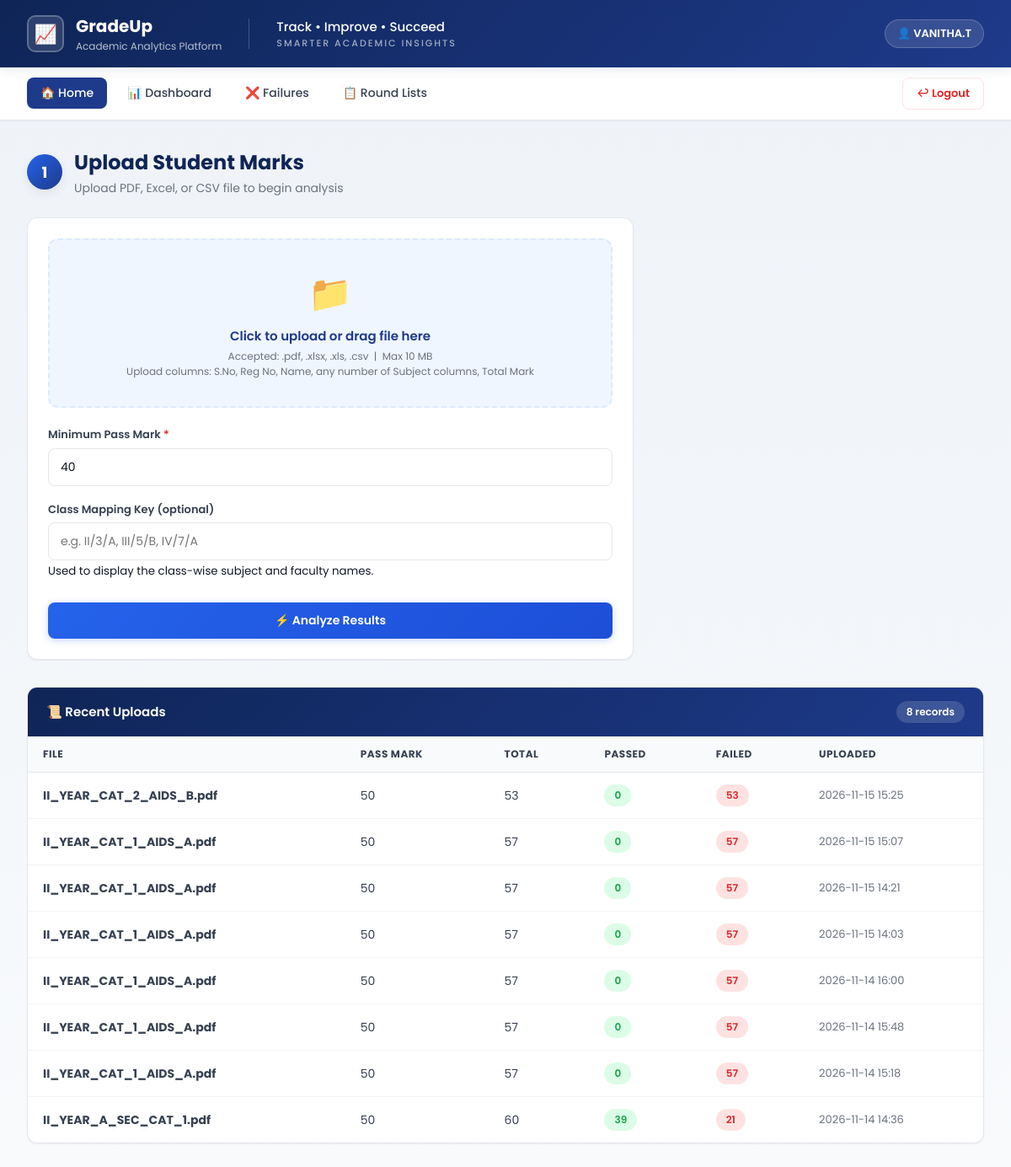
Page / (signed in) on the earlier database version.
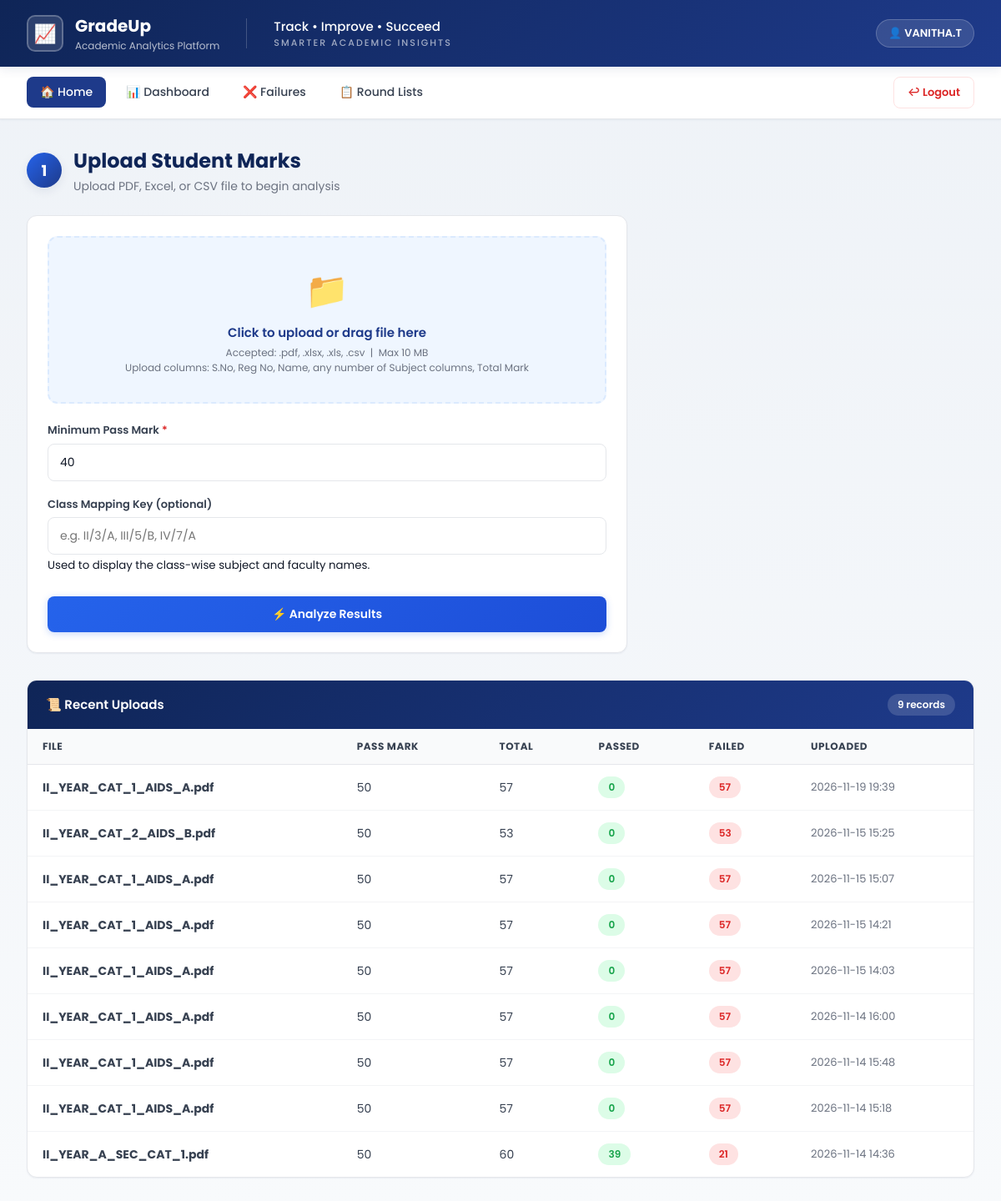
Same page on the later database version.
### tables this page shows
CREATE TABLE users (
            id INTEGER PRIMARY KEY AUTOINCREMENT,
            full_name TEXT NOT NULL,
            email TEXT UNIQUE NOT NULL,
            department TEXT,
            password_hash TEXT NOT NULL,
            created_at TEXT NOT NULL
        );

CREATE TABLE uploads (
            id INTEGER PRIMARY KEY AUTOINCREMENT,
            user_id INTEGER,
            filename TEXT NOT NULL,
            pass_mark INTEGER NOT NULL,
            uploaded_at TEXT NOT NULL,
            total_students INTEGER,
            passed INTEGER,
            failed INTEGER,
            FOREIGN KEY (user_id) REFERENCES users(id)
        );

### app.py (the view)
@app.route("/")
@login_required
def index():
    return render_template("index.html", history=get_history(current_user.id))

### auth.py (called while the page is built)
@login_manager.user_loader
def load_user(user_id):
    data = get_user_by_id(int(user_id))
    return User(data) if data else None

### database.py (called while the page is built)
def get_conn():
    conn = sqlite3.connect(DB_PATH)
    conn.row_factory = sqlite3.Row
    return conn

def get_user_by_id(user_id):
    conn = get_conn()
    c = conn.cursor()
    c.execute("SELECT * FROM users WHERE id = ?", (user_id,))
    row = c.fetchone()
    conn.close()
    return dict(row) if row else None

def get_history(user_id):
    conn = get_conn()
    c = conn.cursor()
    c.execute("""
        SELECT * FROM uploads WHERE user_id = ?
        ORDER BY id DESC LIMIT 20
    """, (user_id,))
    rows = [dict(r) for r in c.fetchall()]
    conn.close()
    return rows

### templates/index.html (shortened to what this page needs)
{% extends "base.html" %}
{% block content %}
<div class="container">
    <div class="page-title">
        <div class="step-badge">1</div>
        <div>
            <h2>Upload Student Marks</h2>
            <p>Upload PDF, Excel, or CSV file to begin analysis</p>
        </div>
    </div>
    <div class="card" style="max-width: 720px;">
        <form method="POST" action="{{ url_for('upload') }}" enctype="multipart/form-data">
            <div class="drop-zone" id="dropZone">
                <div class="drop-zone-icon">📁</div>
                <div class="drop-zone-text" id="dropText">Click to upload or drag file here</div>
                <div class="drop-zone-hint">
                    Accepted: .pdf, .xlsx, .xls, .csv &nbsp;|&nbsp; Max 10 MB<br>
                    Upload columns: S.No, Reg No, Name, any number of Subject columns, Total Mark
                </div>
            </div>
            <div style="display: grid; grid-template-columns: 1fr; gap: 12px; margin-top: 22px;">
                <div class="form-group">
                    <label>Minimum Pass Mark <span class="req">*</span></label>
                    <input type="number" name="pass_mark" class="form-control"
                           value="40" min="0" max="100" required>
                </div>
            </div>
            <div class="form-group">
                <label>Class Mapping Key (optional)</label>
                <input type="text" name="class_key" class="form-control"
                       placeholder="e.g. II/3/A, III/5/B, IV/7/A">
                <small>Used to display the class-wise subject and faculty names.</small>
            </div>
            <button type="submit" class="btn btn-primary btn-block" style="margin-top: 8px;">
                ⚡ Analyze Results
            </button>
        </form>
    </div>
    {% if history %}
    <div class="table-wrap" style="margin-top: 32px;">
        <div class="table-header">
            <h3>📜 Recent Uploads</h3>
            <span class="count-pill">{{ history|length }} records</span>
        </div>
        <table>
            <thead>
                <tr>
                    <th>File</th><th>Pass Mark</th><th>Total</th>
                    <th>Passed</th><th>Failed</th><th>Uploaded</th>
                </tr>
            </thead>
            <tbody>
                {% for r in history %}
                <tr>
                    <td><strong>{{ r.filename }}</strong></td>
                    <td>{{ r.pass_mark }}</td>
                    <td>{{ r.total_students }}</td>
                    <td><span class="badge badge-pass">{{ r.passed }}</span></td>
                    <td><span class="badge badge-fail">{{ r.failed }}</span></td>
                    <td style="color:#6b7280; font-size:13px;">
                        {{ r.uploaded_at[:16].replace('T', ' ') }}
                    </td>
                </tr>
                {% endfor %}
            </tbody>
        </table>
    </div>
    {% endif %}
</div>
{% endblock %}

### templates/base.html (shortened to what this page needs)
<!DOCTYPE html>
<html lang="en">
<head>
    <link rel="stylesheet" href="{{ url_for('static', filename='style.css') }}">
</head>
<body>
<header class="top-header">
    <div class="brand">
        <div class="brand-icon" aria-hidden="true">📈</div>
        <div class="brand-text">
            <h1>GradeUp</h1>
            <p>Academic Analytics Platform</p>
        </div>
    </div>
    <div class="header-tagline">
        Track • Improve • Succeed
        <span>Smarter Academic Insights</span>
    </div>
    {% if current_user.is_authenticated %}
    <div class="user-chip">👤 {{ current_user.full_name }}</div>
    {% endif %}
</header>
{% if current_user.is_authenticated %}
<nav class="sub-nav">
    <div class="sub-nav-left">
        <a href="{{ url_for('index') }}" class="nav-link {% if request.endpoint == 'index' %}active{% endif %}">🏠 Home</a>
        <a href="{{ url_for('dashboard') }}" class="nav-link {% if request.endpoint == 'dashboard' %}active{% endif %}">📊 Dashboard</a>
        <a href="{{ url_for('failures') }}" class="nav-link {% if request.endpoint == 'failures' %}active{% endif %}">❌ Failures</a>
        <a href="{{ url_for('round_lists') }}" class="nav-link {% if request.endpoint == 'round_lists' %}active{% endif %}">📋 Round Lists</a>
    </div>
    <div class="sub-nav-right">
        <a href="{{ url_for('auth.logout') }}" class="btn-logout">↩ Logout</a>
    </div>
</nav>
{% endif %}
{% block content %}{% endblock %}
</body>
</html>

Differences in the rows shown:
added uploads: filename "II_YEAR_CAT_1_AIDS_A.pdf", pass_mark "50", total_students "57", passed "0", failed "57", uploaded_at "2026-11-19 19:39"
Other differences:
{{ history|length }}: "8" → "9"
